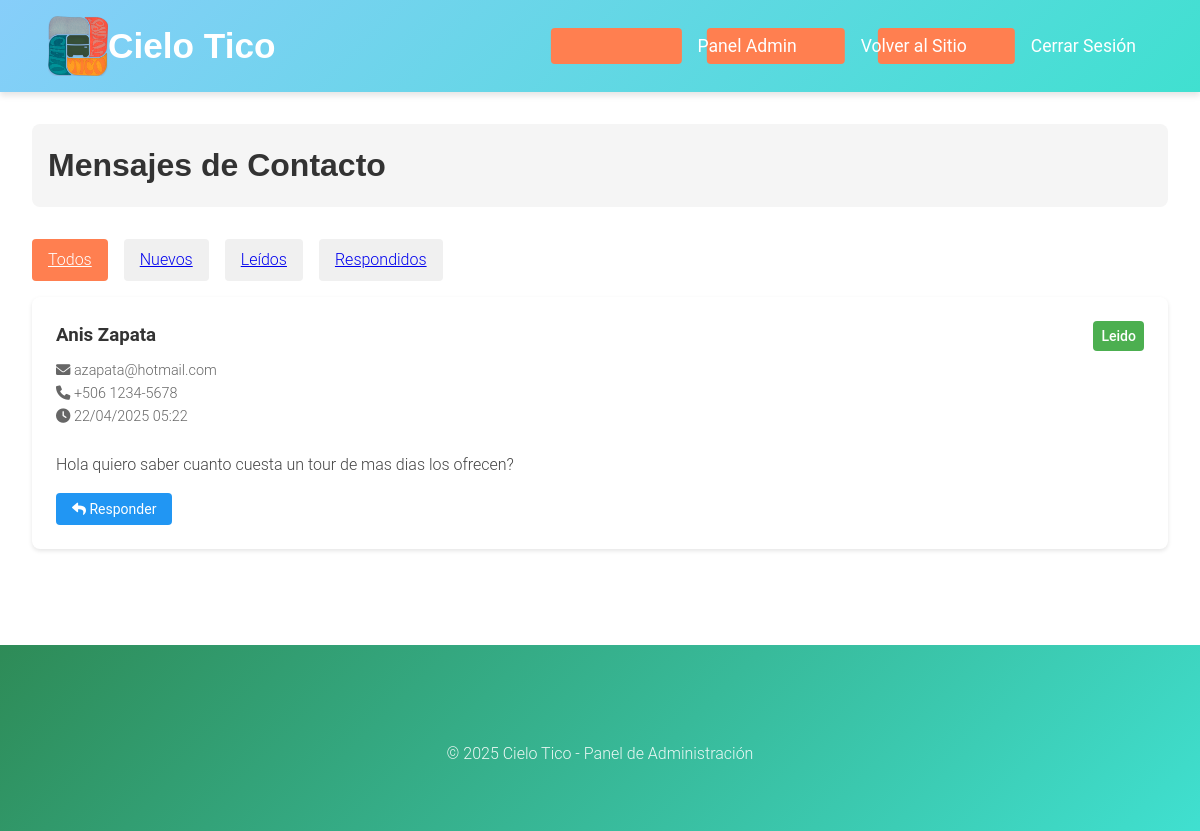
Page /html/admin/mensajes.php (signed in) on the earlier database version.
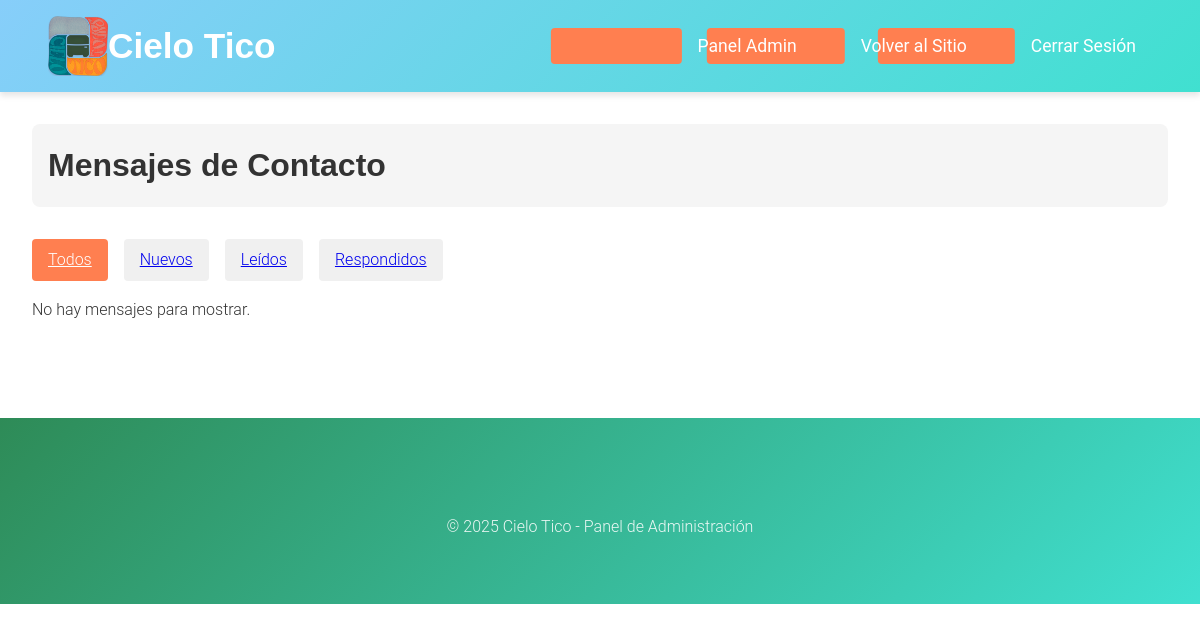
Same page on the later database version.
### tables this page shows
CREATE TABLE `contactos` (
  `id` int(11) NOT NULL AUTO_INCREMENT,
  `nombre` varchar(100) NOT NULL,
  `email` varchar(100) NOT NULL,
  `telefono` varchar(20) DEFAULT NULL,
  `mensaje` text NOT NULL,
  `estado` enum('nuevo','leido','respondido') DEFAULT 'nuevo',
  `fecha_creacion` timestamp NOT NULL DEFAULT current_timestamp(),
  PRIMARY KEY (`id`)
);

### html/admin/mensajes.php (the view, shortened to what this page needs)
<?php
require_once '../../php/config/database.php';
$estado_filtro = isset($_GET['estado']) ? $_GET['estado'] : 'todos';
$sql = "SELECT * FROM contactos";
$params = [];
$sql .= " ORDER BY fecha_creacion DESC";
try {
    $stmt = $conn->prepare($sql);
    $stmt->execute($params);
    $mensajes = $stmt->fetchAll(PDO::FETCH_ASSOC);
} catch(PDOException $e) {
    $error = "Error al obtener los mensajes: " . $e->getMessage();
}
?>
<!DOCTYPE html>
<html lang="es">
<head>
    <link rel="stylesheet" href="/cielotico/css/estilos.css">
    <link rel="stylesheet" href="https://cdnjs.cloudflare.com/ajax/libs/font-awesome/6.0.0/css/all.min.css">
</head>
<body>
    <header>
        <div class="header-content">
            <div class="logo-container">
                <a href="/cielotico/html/index.php">
                    <img src="/cielotico/img/logo.png" alt="Cielo Tico Logo" class="logo">
                    <h1>Cielo Tico</h1>
                </a>
            </div>
            <nav>
                <ul class="nav-menu">
                    <li><a href="index.php">Panel Admin</a></li>
                    <li><a href="/cielotico/html/index.php">Volver al Sitio</a></li>
                    <li><a href="/cielotico/php/logout.php">Cerrar Sesión</a></li>
                </ul>
            </nav>
        </div>
    </header>
    <main>
        <div class="admin-container">
            <div class="admin-header">
                <h1>Mensajes de Contacto</h1>
            </div>
            <div class="filtros">
                <a href="?estado=todos" class="filtro-btn <?php echo $estado_filtro === 'todos' ? 'activo' : ''; ?>">
                    Todos
                </a>
                <a href="?estado=nuevo" class="filtro-btn <?php echo $estado_filtro === 'nuevo' ? 'activo' : ''; ?>">
                    Nuevos
                </a>
                <a href="?estado=leido" class="filtro-btn <?php echo $estado_filtro === 'leido' ? 'activo' : ''; ?>">
                    Leídos
                </a>
                <a href="?estado=respondido" class="filtro-btn <?php echo $estado_filtro === 'respondido' ? 'activo' : ''; ?>">
                    Respondidos
                </a>
            </div>
            <?php if (isset($error)): ?>
                <div class="alert alert-error"><?php echo $error; ?></div>
            <?php else: ?>
                <div class="mensajes-grid">
                    <?php foreach ($mensajes as $mensaje): ?>
                        <div class="mensaje-card">
                            <div class="mensaje-header">
                                <div class="mensaje-info">
                                    <h3><?php echo htmlspecialchars($mensaje['nombre']); ?></h3>
                                    <p class="mensaje-meta">
                                        <i class="fas fa-envelope"></i> <?php echo htmlspecialchars($mensaje['email']); ?>
                                        <?php if (!empty($mensaje['telefono'])): ?>
                                            <br>
                                            <i class="fas fa-phone"></i> <?php echo htmlspecialchars($mensaje['telefono']); ?>
                                        <?php endif; ?>
                                        <br>
                                        <i class="fas fa-clock"></i> <?php echo date('d/m/Y H:i', strtotime($mensaje['fecha_creacion'])); ?>
                                    </p>
                                </div>
                                <span class="mensaje-estado estado-<?php echo $mensaje['estado']; ?>">
                                    <?php echo ucfirst($mensaje['estado']); ?>
                                </span>
                            </div>
                            <div class="mensaje-contenido">
                                <?php echo nl2br(htmlspecialchars($mensaje['mensaje'])); ?>
                            </div>
                            <div class="mensaje-acciones">
                                <?php if ($mensaje['estado'] !== 'respondido'): ?>
                                    <button type="button" class="btn-accion btn-respondido"
                                            onclick="mostrarFormularioRespuesta('<?php echo $mensaje['id']; ?>')">
                                        <i class="fas fa-reply"></i> Responder
                                    </button>
                                <?php endif; ?>
                            </div>
                        </div>
                    <?php endforeach; ?>
                    <?php if (empty($mensajes)): ?>
                        <p>No hay mensajes para mostrar.</p>
                    <?php endif; ?>
                </div>
            <?php endif; ?>
        </div>
    </main>
    <footer role="contentinfo">
        <div class="footer-content">
            <p>&copy; 2025 Cielo Tico - Panel de Administración</p>
        </div>
    </footer>
</body>
</html>

### css/estilos.css (style rules this page uses)
:root { --color-cielo: #87CEFA; --color-turquesa: #40E0D0; --color-verde: #2E8B57; --color-arena: #F4E2D8; --color-coral: #FF7F50; --color-text: #333; --color-light: #fff; --color-primary: var(--color-turquesa); --color-primary-dark: #36c0b0; --color-secondary: var(--color-cielo); --color-white: var(--color-light); --font-heading: 'Montserrat', sans-serif; --font-body: 'Roboto', sans-serif; --shadow-sm: 0 2px 4px rgba(0,0,0,0.05); --shadow-md: 0 4px 6px rgba(0,0,0,0.1); --shadow-lg: 0 10px 15px rgba(0,0,0,0.1); --gradient-primary: linear-gradient(135deg, var(--color-cielo), var(--color-turquesa)); --gradient-secondary: linear-gradient(135deg, var(--color-verde), var(--color-turquesa)); --primary-color: #FF7F50; --secondary-color: #FF6B3D; --background-color: #f5f5f5; --color-success: #28a745; --color-error: #dc3545; --color-warning: #ffc107; --color-info: #17a2b8; --slider-height: 600px; }
* { margin: 0; padding: 0; box-sizing: border-box; font-family: var(--font-body); }
body { line-height: 1.6; color: var(--color-text); background-color: var(--color-light); font-weight: 300; }
h1, h2 { font-family: var(--font-heading); font-weight: 700; }
.nav-menu a { font-weight: 400; }
header { background: var(--gradient-primary); padding: 1rem 2rem; position: sticky; top: 0; z-index: 1000; box-shadow: var(--shadow-md); }
.header-content { max-width: 1400px; margin: 0 auto; padding: 0 1rem; display: flex; justify-content: space-between; align-items: center; }
.logo-container { display: flex; align-items: center; }
.logo-container a { display: flex; align-items: center; text-decoration: none; color: var(--color-light); }
.logo { width: 60px; height: 60px; object-fit: contain; }
header h1 { color: var(--color-light); margin: 0; font-size: 2.2rem; font-weight: 700; }
nav { display: flex; align-items: center; gap: 2rem; margin-left: auto; }
.nav-menu { display: flex; gap: 2rem; margin: 0; padding: 0; list-style: none; }
.nav-menu a, header .btn-login, header .btn-register { color: var(--color-light); text-decoration: none; font-size: 1.1rem; padding: 0.5rem 1rem; border-radius: 4px; transition: all 0.3s ease; position: relative; overflow: hidden; border: none; background: transparent; font-family: var(--font-body); font-weight: 400; cursor: pointer; }
.nav-menu a::before, header .btn-login::before, header .btn-register::before { content: ''; position: absolute; top: 0; left: 0; width: 100%; height: 100%; background: var(--color-coral); transform: translateX(-100%); transition: transform 0.3s ease; z-index: -1; border-radius: 4px; }
footer { background: var(--gradient-secondary); color: var(--color-light); padding: 4rem 2rem; margin-top: 4rem; position: relative; }
.footer-content { max-width: 1400px; margin: 0 auto; text-align: center; }
.footer-content p { text-align: center; margin-top: 2rem; color: var(--color-light); opacity: 0.9; font-size: 1rem; }
h3, h4, h5, h6 { font-family: var(--font-body); font-weight: 600; }

### html/admin/mensajes.php (style rules this page uses)
.admin-container { padding: 2rem; max-width: 1200px; margin: 0 auto; }
.admin-header { display: flex; justify-content: space-between; align-items: center; margin-bottom: 2rem; padding: 1rem; background-color: #f5f5f5; border-radius: 8px; }
.filtros { display: flex; gap: 1rem; margin-bottom: 1rem; }
.filtro-btn { padding: 0.5rem 1rem; border: none; border-radius: 4px; background-color: #f0f0f0; cursor: pointer; transition: all 0.3s ease; }
.filtro-btn.activo { background-color: #FF7F50; color: white; }
.mensajes-grid { display: grid; gap: 1.5rem; }
.mensaje-card { background: white; padding: 1.5rem; border-radius: 8px; box-shadow: 0 2px 4px rgba(0,0,0,0.1); }
.mensaje-header { display: flex; justify-content: space-between; align-items: start; margin-bottom: 1rem; }
.mensaje-info h3 { margin: 0; color: #333; }
.mensaje-meta { color: #666; font-size: 0.9rem; margin: 0.5rem 0; }
.mensaje-estado { padding: 0.25rem 0.5rem; border-radius: 4px; font-size: 0.875rem; font-weight: 500; }
.estado-leido { background-color: #4CAF50; color: white; }
.mensaje-contenido { margin: 1rem 0; color: #444; line-height: 1.6; }
.mensaje-acciones { display: flex; gap: 0.5rem; margin-top: 1rem; }
.btn-accion { padding: 0.5rem 1rem; border: none; border-radius: 4px; cursor: pointer; font-size: 0.875rem; transition: all 0.3s ease; }
.btn-respondido { background-color: #2196F3; color: white; }

Differences in the rows shown:
removed contactos: nombre "Anis Zapata", email "azapata@hotmail.com", telefono "+506 1234-5678", fecha_creacion "22/04/2025 05:22", estado "Leido", mensaje "Hola quiero saber cuanto cuesta un tour de mas dias los ofrecen?"
Other differences:
text now shown: "No hay mensajes para mostrar."
